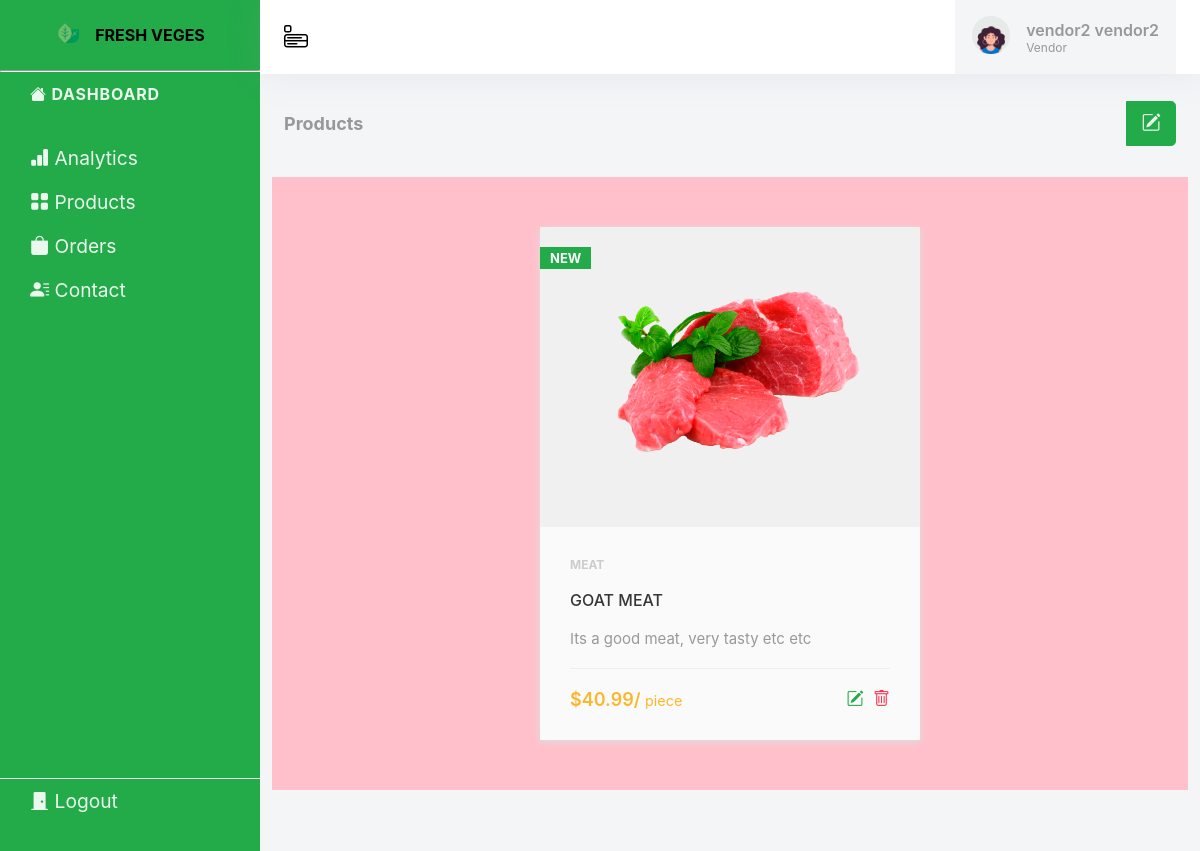
Page /vendor/products (signed in) on the earlier database version.
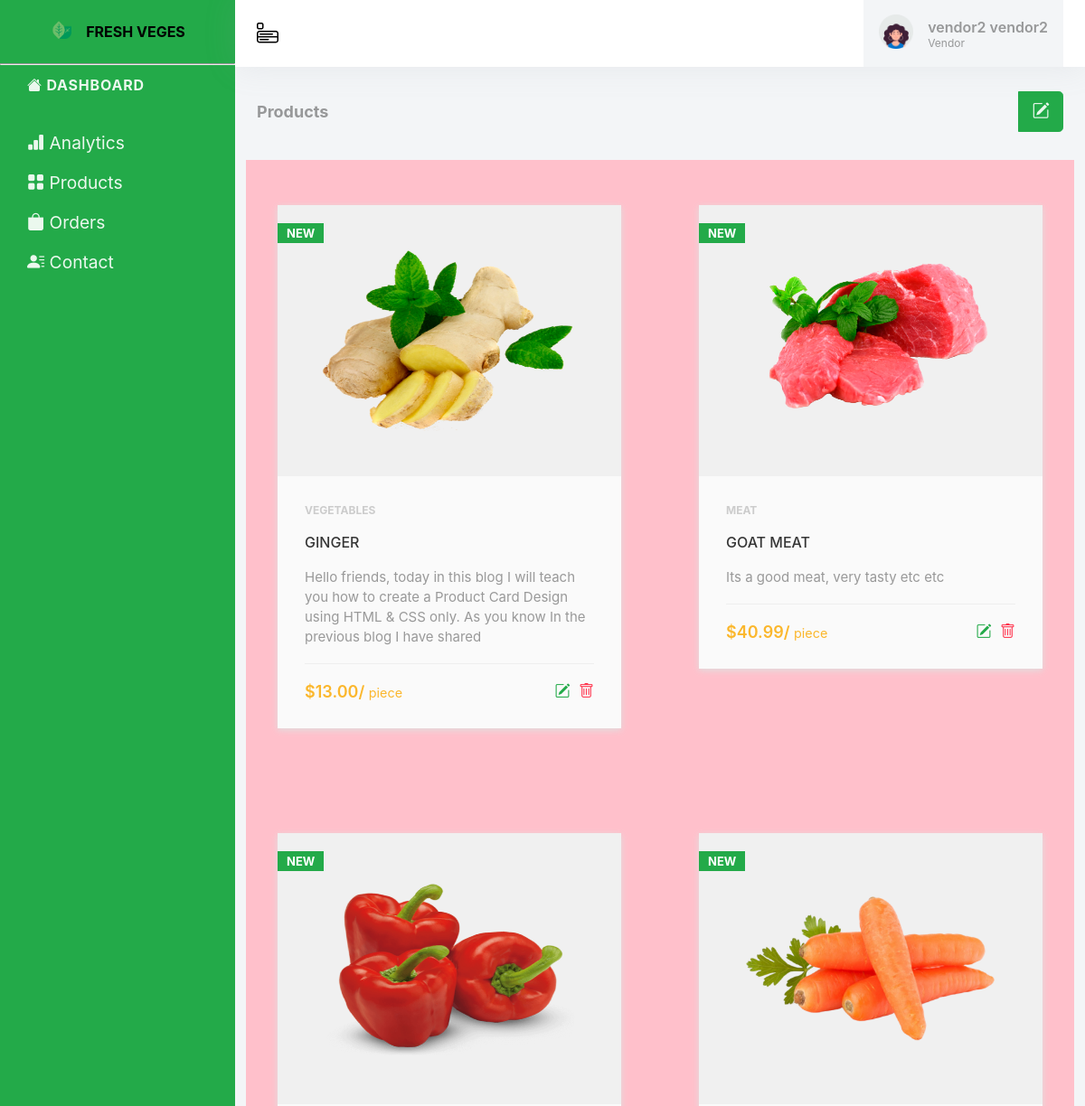
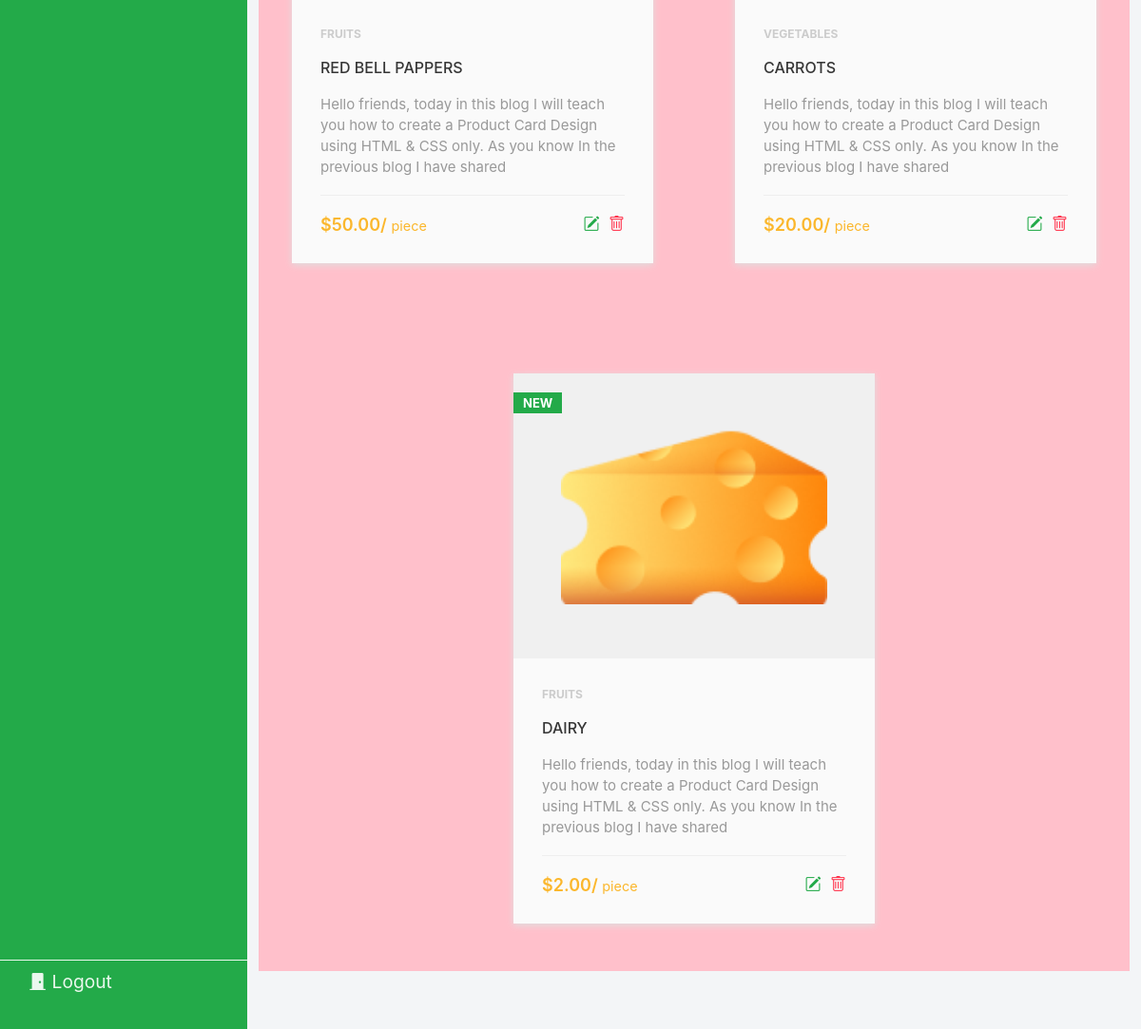
Same page on the later database version (2 pictures, top to bottom).
### user/models.py (models this page shows, shortened)
class User(AbstractUser):
    email = models.EmailField(unique=True)
    phone_number = models.CharField(
        max_length=13, null=False, blank=False, unique=True)
    is_vendor = models.BooleanField(default=False, blank=True)
    username = None
    USERNAME_FIELD = "email"
    REQUIRED_FIELDS = ["first_name", "last_name", "phone_number"]
    objects = UserManager()

### product/models.py (models this page shows, shortened)
class Product(models.Model):
    label = models.CharField(max_length=200)
    unit_price = models.DecimalField(max_digits=5, decimal_places=2, verbose_name='unit price')
    image = models.ImageField(upload_to="media/product")
    description = models.TextField()
    category = models.ForeignKey(Category, on_delete=models.CASCADE, null=True)
    vendor = models.ForeignKey(Vendor, on_delete=models.CASCADE)
    quantity = models.PositiveIntegerField(verbose_name='quantity', default=1)
    class Meta:
        verbose_name = 'product'
        verbose_name_plural = 'products'
        ordering = ('label',)
    def total_price(self):
        return self.quantity * self.unit_price
    total_price = property(total_price)

class Category(models.Model):
    name = models.CharField(max_length=50)
    icon = models.ImageField(upload_to="media/category")

### vendor/views.py (the view)
# urls.py: path("products", dashboard_products, name="products"),
def dashboard_products(request):
    vendor = get_object_or_404(Vendor, user=request.user)
    products = Product.objects.filter(vendor=vendor)
    return render(request, "vendor/dashboard-products.html",
                  {"title": "Vendor dashboard product", "products": products})

### templates/vendor/dashboard-products.html
{% extends "base.html" %}
{% load static %}
{% block main %}
<main>
    <div class="page-title-box">
        <h4 class="page-title">Products</h4>
        <div class="page-title-right">
            <div class="d-flex">
                <a href="{% url 'create_product' %}" class="btn">
                    <i class="bi bi-pencil-square"></i>
                </a>
            </div>
        </div>
    </div>
    {% if products %}
    <div class="product-list">
        {% for product in products %}
        {% include '_partials/product_card.html' with product=product %}
        {% endfor %}
    </div>
    {% else %}
        <div class="container">
            <h2>You do not have any products saved</h2>
            <h4><a href="#">Create a new product</a></h4>
        </div>
    {% endif %}
</main>
{% endblock main %}

### templates/base.html (shortened to what this page needs)
{% load static %}
<!DOCTYPE html>
<html lang="en">
<head>
    <link rel="stylesheet" href="{% static '/css/styles.css'%}">
    <link rel="stylesheet" href="{% static '/css/main.css'%}">
    <link rel="stylesheet" href="https://cdn.jsdelivr.net/npm/bootstrap-icons@1.7.2/font/bootstrap-icons.css">
</head>
<body>
    <div class="leftside-menu">
        <span class="logo">
            <a href="main.html" class="logo-icon">
                <img src="{% static '/images/logo.png'%}" alt="">
            </a>
            <a href="text-label" class="logo-text">Fresh Veges</a>
        </span>
        <hr>
        <div class="menu-container">
            <ul class="side-nav-title">
                <ul class="side-nav">
                    <li class="side-nav-title side-nav-item">
                        <span><i class="bi bi-house-fill"></i></span>
                        <span>Dashboard</span>
                    </li>
                    <br>
                    <li class="side-nav-item menuitem-active">
                        <div>
                            <ul class="side-nav-second-level">
                                <li class="menuitem">
                                    <a href="{% url 'analytics'%}" class="active side-nav-link">
                                        <span>
                                            <i class="bi bi-bar-chart-fill"></i>
                                        </span>
                                        <span>Analytics</span>
                                    </a>
                                </li>
                                <li class="menuitem">
                                    <a href="{% url 'products'%}" class="side-nav-link">
                                        <span>
                                            <i class="bi bi-grid-fill"></i>
                                        </span>
                                        <span>Products</span>
                                    </a>
                                </li>
                                <li class="menuitem">
                                    <a href="{% url 'orders'%}" class="side-nav-link">
                                        <span>
                                            <i class="bi bi-bag-fill"></i>
                                        </span>
                                        <span>Orders</span>
                                    </a>
                                </li>
                            </ul>
                        </div>
                    </li>
                    <li class="menuitem">
                        <a href="{% url 'contact'%}" class="side-nav-link">
                            <span>
                                <i class="bi bi-person-lines-fill"></i>
                            </span>
                            <span>Contact</span>
                        </a>
                    </li>
                </ul>
                <ul class="side-nav bottom">
                    <li class="side-nav-item menuitem-active bottom">
                    <li class="menuitem">
                        <a href="{% url 'logout' %}" class="side-nav-link">
                            <span>
                                <i class="bi bi-door-closed-fill"></i>
                            </span>
                            <span>Logout</span>
                        </a>
                    </li>
                    </li>
                </ul>
            </ul>
        </div>
    </div>
    <div class="content-page">
        <nav>
            <div class="navbar-start">
                <i class="bi bi-menu-app"></i>
            </div>
            <div class="navbar-end">
                <a class="nav-link" href="#">
                    <span class="account-user-avatar">
                        <img src="{% static '/images/user.png'%}" alt="user-image" class="rounded-circle">
                    </span>
                    <span>
                        <span class="account-user-name">{{request.user.first_name}} {{request.user.last_name}}</span>
                        <span class="account-position">Vendor</span>
                    </span>
                </a>
            </div>
        </nav>
        {% block main %}
        {% endblock main %}
    </div>
</body>
</html>

### templates/_partials/product_card.html
{% load static %}
<div class="product-card">
	<div class="badge">New</div>
	<div class="product-tumb">
		<img src="{{product.image.url}}" alt="Product Image">
	</div>
	<div class="product-details">
		<span class="product-category">{{product.category.name}}</span>
		<h4><a href="">{{product.label}}</a></h4>
		<p>{{product.description}}</p>
		<div class="product-bottom-details">
			<div class="product-price">${{product.unit_price}}/ <small>piece</small></div>
			<div class="product-links">
				<a href="{% url 'product_edit' product.pk %}"><i class="bi bi-pencil-square"></i></a>
				<a href="{% url 'product_delete' product.pk %}"><i class="bi bi-trash"></i></a>
			</div>
		</div>
	</div>
</div>

### static/css/styles.css (style rules this page uses)
:root { --primaryColor: #23AA49; --gradientColor: #EBF8EE; --redColor: #FF324B; --secondaryColor: #979899; --whiteColor: #ffffff; --darkColor: #000000; --lightColor: #F3F5F7; --font-family: -apple-system, BlinkMacSystemFont, 'Segoe UI', Roboto, Oxygen, Ubuntu, Cantarell, 'Open Sans', 'Helvetica Neue', sans-serif; }
* { padding: 0; margin: 0; box-sizing: border-box; font-family: var(--font-family); }
ul { padding-left: 0; list-style-type: none; }
a { text-decoration: none; color: var(--color); }
img { width: 100%; height: auto; }
.leftside-menu { width: 260px; z-index: 10; background: var(--primaryColor); bottom: 0; position: fixed; top: 0; }
.logo { width: 100%; padding: 0 24px; height: 70px; display: flex; align-items: center; justify-content: center; gap: 1em; font-size: 1.0em; text-transform: uppercase; color: var(--gradientColor); font-weight: 700; }
.logo img { width: 24px; }
.leftside-menu hr { color: var(--gradientColor); }
.side-nav .side-nav-title { padding: 12px 30px; letter-spacing: .05em; pointer-events: none; cursor: default; font-size: 1.0em; text-transform: uppercase; color: var(--gradientColor); font-weight: 700; }
.side-nav .side-nav-link { color: var(--gradientColor); display: block; padding: 10px 30px; font-size: 1.2em; position: relative; -webkit-transition: all .4s; transition: all .4s; list-style: none; }
.side-nav-link { display: flex; align-items: center; justify-content: center; gap: 1em; }
.side-nav.bottom { position: absolute; bottom: 2em; width: 100%; border-top: 1px solid var(--gradientColor); }
.content-page { margin-left: 260px; overflow: hidden; padding: 70px 12px 65px; min-height: 100vh; background: var(--lightColor); }
.content-page nav { padding: 0 24px; background-color: var(--whiteColor); box-shadow: 0px 0px 35px 0px rgba(154, 161, 171, 0.15); min-height: 70px; position: fixed; left: 260px; top: 0; right: 0; z-index: 1001; display: flex; align-items: center; justify-content: space-between; }
.navbar-start { font-size: 24px; }
.navbar-end .nav-link { display: flex; align-items: center; justify-content: start; gap: 1em; background: var(--lightColor); border-left: 1px solid var(--lightColor); border-right: 1px solid var(--lightColor); padding: 1em; min-width: 200px; }
.navbar-end img { width: 2.4em; }
.navbar-end span :nth-child(2) { display: flex; align-items: flex-start; justify-content: center; flex-direction: column; text-transform: capitalize; }
.navbar-end .account-user-name { font-size: 16px; font-weight: 600; color: var(--secondaryColor); }
.navbar-end .account-position { font-size: 12px; font-weight: 400; color: var(--secondaryColor); }
.page-title-box { width: 100%; padding: 1em 12px; display: flex; align-items: center; justify-content: space-between; }
.page-title-box .page-title { font-size: 18px; margin: 0; line-height: 75px; overflow: hidden; white-space: nowrap; text-overflow: ellipsis; font-weight: 700; color: var(--secondaryColor); }
.page-title-box .page-title-right div { display: flex; gap: 1em; }
.input-group .input-group-text, div a.btn, input[type=submit] { display: flex; align-items: center; padding: .45rem .9rem; font-size: 1.2rem; font-weight: 400; line-height: 1.5; color: var(--gradientColor); text-align: center; white-space: nowrap; background-color: var(--primaryColor); border: 1px solid var(--primaryColor); border-top-right-radius: .25em; border-bottom-right-radius: .25em; }

Differences in the rows shown:
added Product: image (picture), category.name "VEGETABLES", label "GINGER", description "Hello friends, today in this blog I will teach you how to create a Product Card Design using HTML & CSS only. As you know In the previous blog I have shared", unit_price "13.00"
added Product: image (picture), category.name "FRUITS", label "RED BELL PAPPERS", description "Hello friends, today in this blog I will teach you how to create a Product Card Design using HTML & CSS only. As you know In the previous blog I have shared", unit_price "50.00"
added Product: image (picture), category.name "VEGETABLES", label "CARROTS", description "Hello friends, today in this blog I will teach you how to create a Product Card Design using HTML & CSS only. As you know In the previous blog I have shared", unit_price "20.00"
added Product: image (picture), category.name "FRUITS", label "DAIRY", description "Hello friends, today in this blog I will teach you how to create a Product Card Design using HTML & CSS only. As you know In the previous blog I have shared", unit_price "2.00"
